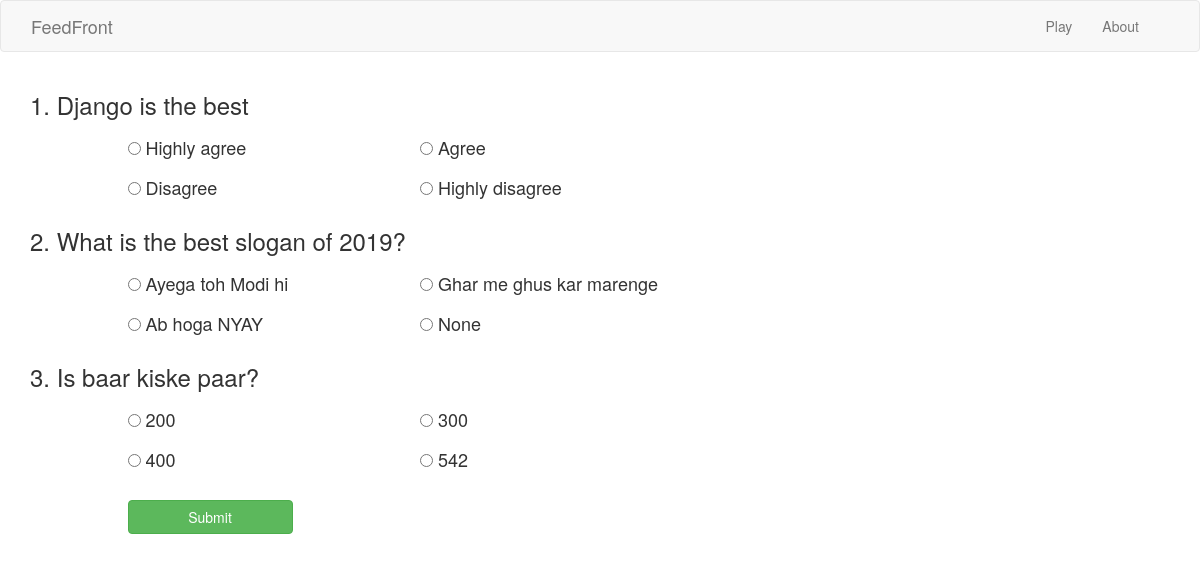
The page /feedback/ on the database its author committed.
### core/models.py (models this page shows)
class Question(models.Model):
    question = models.CharField(max_length=250)
    optiona = models.CharField(max_length=100)
    optionb = models.CharField(max_length=100)
    optionc = models.CharField(max_length=100)
    optiond = models.CharField(max_length=100)
    def __str__(self):
        return self.question

### core/views.py (the view, shortened to what this page needs)
# urls.py: path('feedback/', views.FeedbackView.as_view(), name='feedback'),
class FeedbackView(TemplateView):
    def get(self, request):
        ques = Question.objects.all()
        print(ques)
        return render(request, template_name='core/feedback.html', context={'ques': ques})

### core/templates/core/feedback.html (shortened to what this page needs)
{% extends "base.html" %}
{% block content%}
<form method="post">
  {% for que in ques %}
  <div class="row">
    <div class="col-md-10">
      <h3>{{ forloop.counter }}. {{ que.question }}</h3>
    </div>
  </div>
  <div class="row">
    <div class="col-md-1"></div>
    <div class="col-md-3">
      <h4>
      <input type="radio" name="{{ que.id }}" value="{{ que.optiona }}">
      {{ que.optiona }}
      </h4>
    </div>
    <div class="col-md-3">
      <h4>
      <input type="radio" name="{{ que.id }}" value="{{ que.optionb }}">
      {{ que.optionb }}
      </h4>
    </div>
  </div>
  <div class="row">
    <div class="col-md-1"></div>
    <div class="col-md-3">
      <h4>
      <input type="radio" name="{{ que.id }}" value="{{ que.optionc }}">
      {{ que.optionc }}
      </h4>
    </div>
    <div class="col-md-3">
      <h4>
      <input class="form_control" type="radio" name="{{ que.id }}" value="{{ que.optiond }}">
      {{ que.optiond }}
      </h4>
    </div>
  </div>
  {% endfor %}
  <br>
  <div class="row">
    <div class="col-md-1">
    </div>
    <div class="col-xs-2">
      <button type="submit" class="btn btn-block btn-success btn-md">Submit</button>
    </div>
  </div>
</form>
{% endblock %}

### core/templates/base.html (shortened to what this page needs)
<!DOCTYPE html>
<html>
  <head>
    {% load static %}
    <link rel="stylesheet" href="{% static 'Bootstrap/css/bootstrap.min.css' %}">
    <link rel="stylesheet" href="{% static 'mystyle.css' %}">
  </head>
  <body>
    <nav class="navbar navbar-default">
        <div class="container-fluid">
            <div class="navbar-header">
                <a class="navbar-brand" href="{% url 'home' %}"  style="padding-left: 30px;">FeedFront</a>
             </div>
            <div class="collapse navbar-collapse" id="bs-example-navbar-collapse-1">
                <ul class="nav navbar-nav navbar-right" style="padding-right: 30px;">
                    <li><a href="/register">Play</a></li>
                    <li><a href="/about">About</a></li>
                </ul>
            </div>
        </div>
    </nav>
    <div id="content" class = "container">
      {% block content %}
      {% endblock %}
    </div>
  </body>
</html>

### static/mystyle.css (style rules this page uses)
html { position: relative; min-height: 100%; }
body { margin-bottom: 50px; }
a { color: #000000; }

### rows shown on the page
Question: question "Django is the best", optiona "Highly agree", optionb "Agree", optionc "Disagree", optiond "Highly disagree"
Question: question "What is the best slogan of 2019?", optiona "Ayega toh Modi hi", optionb "Ghar me ghus kar marenge", optionc "Ab hoga NYAY", optiond "None"
Question: question "Is baar kiske paar?", optiona "200", optionb "300", optionc "400", optiond "542"
